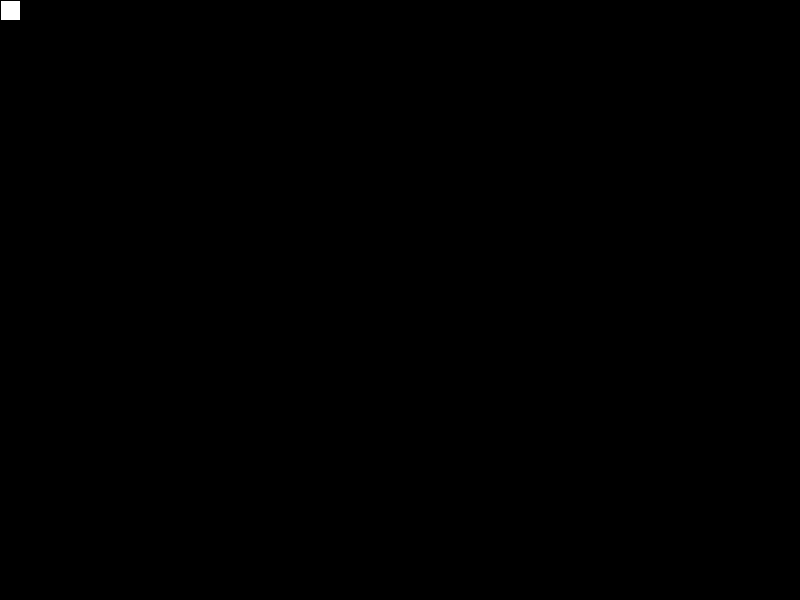
Frame 1 (no input)
Frame 60 (the mouse pressed at the canvas centre just before this capture): identical to frame 1, image omitted
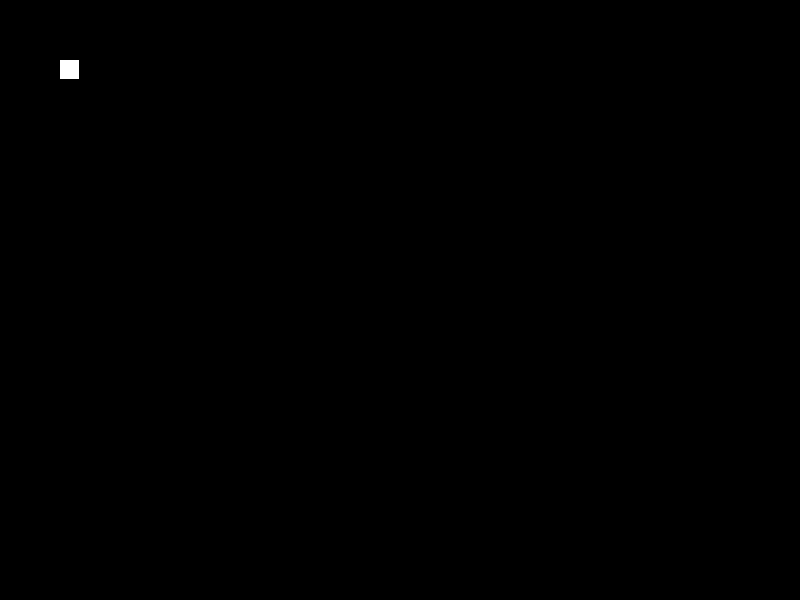
Frame 120 (the mouse held since frame 60 and released just before this capture)

The Processing sketch that drew these frames (run headless with seeded random() and noise(); from frame 60 on, the mouse is pressed at the canvas centre):

// Processing sketch: motionDamper_MRA
// ── motionDamper_MRA.pde
/*
  08/08/2016
  Michaela Andrews
  
  Motion Damper
  - the start of an idea for a way to smoothen direction changes of moving visuals
*/

float rectX=0, rectY=0;

void setup() {
  size(800, 600);
}// setup()

void draw() {
  background(0);
  rect(rectX, rectY, 20, 20);
  if(mouseX > rectX){
    rectX ++;
  }
  if(mouseX < rectX){
    rectX --;
  }
  if(mouseY > rectY){
    rectY ++;
  }
  if(mouseY < rectY){
    rectY --;
  }
  
}// draw()
